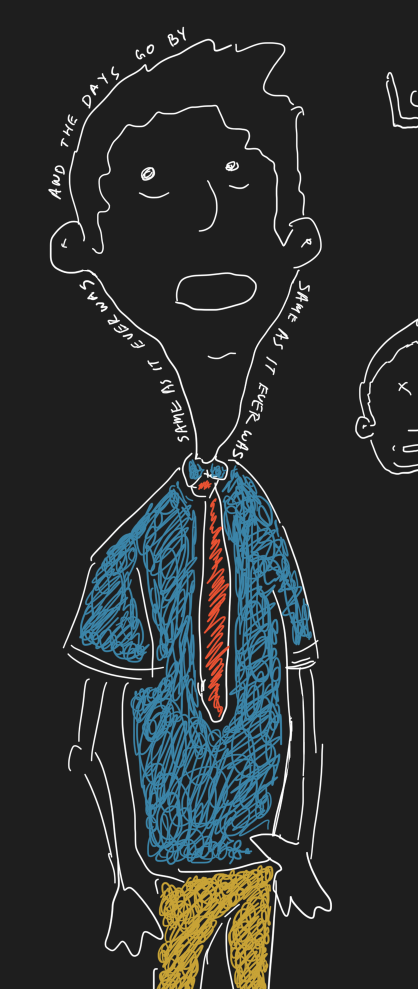
#> input picture artwork/same-as-it-ever-was/references/upper.png, 836 x 1978 px (shown at 1/2 size)
$ python trace.py references/lower.png
#> lines starting #> are read from the running program, lines starting #| are printed output that depends on the picture; after the words box and inside, x2 and y2 are one past the last pixel; in counts of white or black regions, pixels touching at a corner belong together
"""Trace the drawing into the pen strokes the page redraws.

Reads the two screenshots in references/, follows the centre of every pen line
and writes src/data/same-as-it-ever-was.json. Each stroke is named for the part
of the figure it belongs to; the names only decide the order strokes are written
in, and are not written themselves. Pass a path to also save a picture of the
strokes coloured by part.

Usage: python artwork/same-as-it-ever-was/trace.py [parts.png]
"""
import colorsys
import json
import math
import sys
from pathlib import Path

import numpy as np
from PIL import Image, ImageDraw
from scipy import ndimage
from skimage.morphology import skeletonize

HERE = Path(__file__).parent
OUT = HERE.parents[1] / 'src/data/same-as-it-ever-was.json'

# The lower screenshot continues the upper one at this offset, at the same scale.
LOWER_AT = (74, 1272)
# Other doodles on the page start right of here.
FIGURE_RIGHT = 700
PAPER = 30

# In painting order: the outline goes over the colours.
INKS = ('blue', 'yellow', 'red', 'white')
# A hand and the shorts share one traced line; cut it where the hand ends.
CUTS = [(549, 1765)]

WORDS = {
    # each test takes a stroke centre (x, y) and names the word it belongs to, in sung order
    'top': lambda x, y: 0 if y > 315 else 1 if y > 222 else 2 if x < 255 else 3 if x < 322 else 4,
    'right': lambda x, y: 0 if y < 650 else 1 if y < 707 else 2 if y < 758 else 3 if y < 853 else 4,
    'left': lambda x, y: 0 if y >= 792 else 1 if y >= 750 else 2 if y >= 707 else 3 if y >= 628 else 4,
}


# Centreline tracing ------------------------------------------------------------

N8 = [(-1, -1), (-1, 0), (-1, 1), (0, -1), (0, 1), (1, -1), (1, 0), (1, 1)]


def _edges(sk):
    pts = set(map(tuple, np.argwhere(sk)))

    def nb(p):
        return [(p[0] + dy, p[1] + dx) for dy, dx in N8 if (p[0] + dy, p[1] + dx) in pts]

    deg = {p: len(nb(p)) for p in pts}
    nodes = {p for p in pts if deg[p] != 2}
    seen = set()
    out = []
    for n in nodes:
        for q in nb(n):
            if (n, q) in seen:
                continue
            path = [n, q]
            seen.add((n, q))
            prev, cur = n, q
            while cur not in nodes:
                nxt = [r for r in nb(cur) if r != prev]
                if not nxt:
                    break
                prev, cur = cur, nxt[0]
                path.append(cur)
            seen.add((path[-1], path[-2]))
            out.append(path)
    # closed loops that touch no node
    used = set(p for path in out for p in path)
    for p in pts:
        if p in used or p in nodes:
            continue
        path = [p]
        used.add(p)
        prev, cur = None, p
        while True:
            nxt = [r for r in nb(cur) if r != prev and r not in used]
            if not nxt:
                break
            prev, cur = cur, nxt[0]
            used.add(cur)
            path.append(cur)
        path.append(p)
        out.append(path)
    return out, deg


def _length(path):
    return sum(math.dist(path[i], path[i + 1]) for i in range(len(path) - 1))


def _direction(path, at_end, span=7):
    """Unit vector pointing out of the path at one end."""
    if at_end:
        a, b = path[max(0, len(path) - 1 - span)], path[-1]
    else:
        a, b = path[min(len(path) - 1, span)], path[0]
    d = (b[0] - a[0], b[1] - a[1])
    n = math.hypot(*d) or 1
    return (d[0] / n, d[1] / n)


def _join(paths, reach=2.3, max_turn=65):
    """Greedily join paths end to end where the pen plainly carried on through a junction."""
    paths = [list(p) for p in paths]
    cos_limit = math.cos(math.radians(max_turn))
    while True:
        ends = []
        for i, p in enumerate(paths):
            if p is None or (p[0] == p[-1] and len(p) > 3):
                continue
            ends.append((p[0], i, False))
            ends.append((p[-1], i, True))
        grid = {}
        for e in ends:
            grid.setdefault((e[0][0] // 4, e[0][1] // 4), []).append(e)
        dirs = {(i, at_end): _direction(paths[i], at_end) for _, i, at_end in ends}
        cands = []
        for pt, i, at_end in ends:
            di = dirs[(i, at_end)]
            for gy in (-1, 0, 1):
                for gx in (-1, 0, 1):
                    for pt2, j, at_end2 in grid.get((pt[0] // 4 + gy, pt[1] // 4 + gx), []):
                        if j <= i or math.dist(pt, pt2) > reach:
                            continue
                        dj = dirs[(j, at_end2)]
                        straight = -(di[0] * dj[0] + di[1] * dj[1])
                        if straight > cos_limit:
                            cands.append((straight, i, at_end, j, at_end2))
        if not cands:
            break
        # one round: straightest pairs first, each path joined at most once per round
        touched = set()
        for _, i, ei, j, ej in sorted(cands, reverse=True):
            if i in touched or j in touched:
                continue
            touched.update((i, j))
            a = paths[i] if ei else paths[i][::-1]
            b = paths[j][::-1] if ej else paths[j]
            if a[-1] == b[0]:
                b = b[1:]
            paths[i] = a + b
            paths[j] = None
    return [p for p in paths if p is not None]


def _rdp(points, eps):
    if len(points) < 3:
        return points
    keep = [False] * len(points)
    keep[0] = keep[-1] = True
    stack = [(0, len(points) - 1)]
    while stack:
        s, e = stack.pop()
        ax, ay = points[s]
        bx, by = points[e]
        dx, dy = bx - ax, by - ay
        norm = math.hypot(dx, dy)
        worst, index = 0, None
        for k in range(s + 1, e):
            px, py = points[k]
            d = abs(dx * (py - ay) - dy * (px - ax)) / norm if norm else math.hypot(px - ax, py - ay)
            if d > worst:
                worst, index = d, k
        if index is not None and worst > eps:
            keep[index] = True
            stack += [(s, index), (index, e)]
    return [p for p, k in zip(points, keep) if k]


def _smooth(path):
    """Light 1-2-1 smoothing to take the pixel staircase off a skeleton path."""
    if len(path) < 4:
        return path
    inner = [((a[0] + 2 * p[0] + b[0]) / 4, (a[1] + 2 * p[1] + b[1]) / 4) for a, p, b in zip(path, path[1:], path[2:])]
    return [path[0], *inner, path[-1]]


def trace(mask, min_spur=5.0, min_len=3.0, eps=0.55, max_turn=65):
    sk = skeletonize(mask)
    dist = ndimage.distance_transform_edt(mask)
    edges, deg = _edges(sk)
    # drop skeleton spurs: short edges with a free end hanging off a junction
    kept = []
    for e in edges:
        free = deg[e[0]] == 1 or deg[e[-1]] == 1
        hangs = deg[e[0]] >= 3 or deg[e[-1]] >= 3
        if free and hangs and _length(e) < min_spur:
            continue
        kept.append(e)
    # de-duplicate edges traced from both ends
    uniq = {}
    for e in kept:
        key = (min(e[0], e[-1]), max(e[0], e[-1]), len(e))
        uniq.setdefault(key, e)
    paths = _join(list(uniq.values()), max_turn=max_turn)
    # a dot thins to one pixel with no edge; keep it as a dab
    paths += [[p, p] for p, d in deg.items() if d == 0]
    out = []
    for p in paths:
        if _length(p) < min_len and len(p) != 2:
            continue
        if len(p) == 2 and p[0] != p[1]:
            continue
        width = 2 * float(np.median([dist[y, x] for y, x in p]))
        xy = [(x + 0.5, y + 0.5) for y, x in p]
        if len(p) == 2:
            xy[1] = (xy[1][0] + 1, xy[1][1])
        xy = _smooth(_smooth(xy))
        out.append({'pts': _rdp(xy, eps), 'w': width})
    return out


# The drawing ---------------------------------------------------------------------


def composite(upper, lower):
    a = np.asarray(Image.open(upper).convert('RGB'))
    b = np.asarray(Image.open(lower).convert('RGB'))
    dx, dy = LOWER_AT
    out = np.full((dy + b.shape[0], a.shape[1], 3), PAPER, np.uint8)
    out[:a.shape[0]] = a
    out[dy:dy + b.shape[0], dx:dx + b.shape[1]] = b
    out[:, FIGURE_RIGHT:] = PAPER
    return out


def classify(img):
    f = img.astype(np.float32) / 255
    r, g, b = f[..., 0], f[..., 1], f[..., 2]
    mx, mn = f.max(axis=2), f.min(axis=2)
    sat = (mx - mn) / np.maximum(mx, 1e-6)
    colored = (sat >= 0.25) & (mx > 0.25)
    # Colours keep only the stroke core, so neighbouring scribble lines stay separate.
    return {
        'white': (sat < 0.25) & (mx > 0.3),
        'blue': colored & (b > r) & (b >= g * 0.9) & (mx > 0.48),
        'red': colored & (r > b) & (g < r * 0.6) & (mx > 0.62),
        'yellow': colored & (r > b) & (g >= r * 0.6) & (b < r * 0.5) & (mx > 0.56),
    }


def clean(mask, min_area):
    lab, n = ndimage.label(mask, structure=np.ones((3, 3)))
    area = ndimage.sum(mask, lab, range(1, n + 1))
    return np.isin(lab, [i + 1 for i, a in enumerate(area) if a >= min_area])


def under_white(mask, white, reach=4):
    """Carry a colour under the white line drawn over it, so no gap shows when the lines stray apart."""
    grown = ndimage.binary_dilation(mask, iterations=reach)
    return mask | (white & ndimage.binary_erosion(grown, iterations=reach))


def length(pts):
    return sum(math.dist(pts[i], pts[i + 1]) for i in range(len(pts) - 1))


def split_at(strokes, cut, reach=6):
    out = []
    for s in strokes:
        near = [math.dist(p, cut) for p in s['pts']]
        i = int(np.argmin(near))
        if near[i] > reach or i in (0, len(near) - 1):
            out.append(s)
            continue
        out.append({**s, 'pts': s['pts'][:i + 1]})
        out.append({**s, 'pts': s['pts'][i:]})
    return out


def part_of(pts):
    """Name the part of the figure a white stroke belongs to."""
    xs, ys = [p[0] for p in pts], [p[1] for p in pts]
    x0, x1, y0, y1 = min(xs), max(xs), min(ys), max(ys)
    cx, cy = (x0 + x1) / 2, (y0 + y1) / 2
    small = max(x1 - x0, y1 - y0) < 48 and length(pts) < 100

    def inside(ax, ay, bx, by):
        return ax <= x0 and x1 <= bx and ay <= y0 and y1 <= by

    if y0 < 900:
        if math.dist((cx, cy), (295, 347)) < 26:
            return 'eyeL'
        if math.dist((cx, cy), (463, 332)) < 26:
            return 'eyeR'
        if inside(340, 530, 525, 625):
            return 'mouth'
        if inside(395, 690, 485, 735):
            return 'chin'
        if small and inside(85, 45, 390, 405):
            return f"top{WORDS['top'](cx, cy)}"
        if small and inside(455, 550, 640, 925):
            return f"right{WORDS['right'](cx, cy)}"
        if small and inside(150, 550, 390, 895):
            return f"left{WORDS['left'](cx, cy)}"
        return 'head'
    if inside(395, 955, 472, 1455):
        return 'tie'
    if inside(150, 1350, 225, 1530):
        return 'armLU'
    if inside(130, 1480, 335, 1920) and x0 < 300:
        return 'armLF'
    if inside(590, 1330, 640, 1560):
        return 'armRU'
    if inside(590, 1480, 650, 1720) or inside(495, 1660, 670, 1840):
        return 'armRF'
    return 'body'


def sung_order(part, pts):
    """Sort key that walks a phrase the way it reads: clockwise round the head."""
    cx = sum(p[0] for p in pts) / len(pts)
    cy = sum(p[1] for p in pts) / len(pts)
    if part.startswith('top'):
        return math.atan2(cy - 420, cx - 400)
    return cy if part.startswith('right') else -cy


def main(debug_path=None):
    img = composite(HERE / 'references/upper.png', HERE / 'references/lower.png')
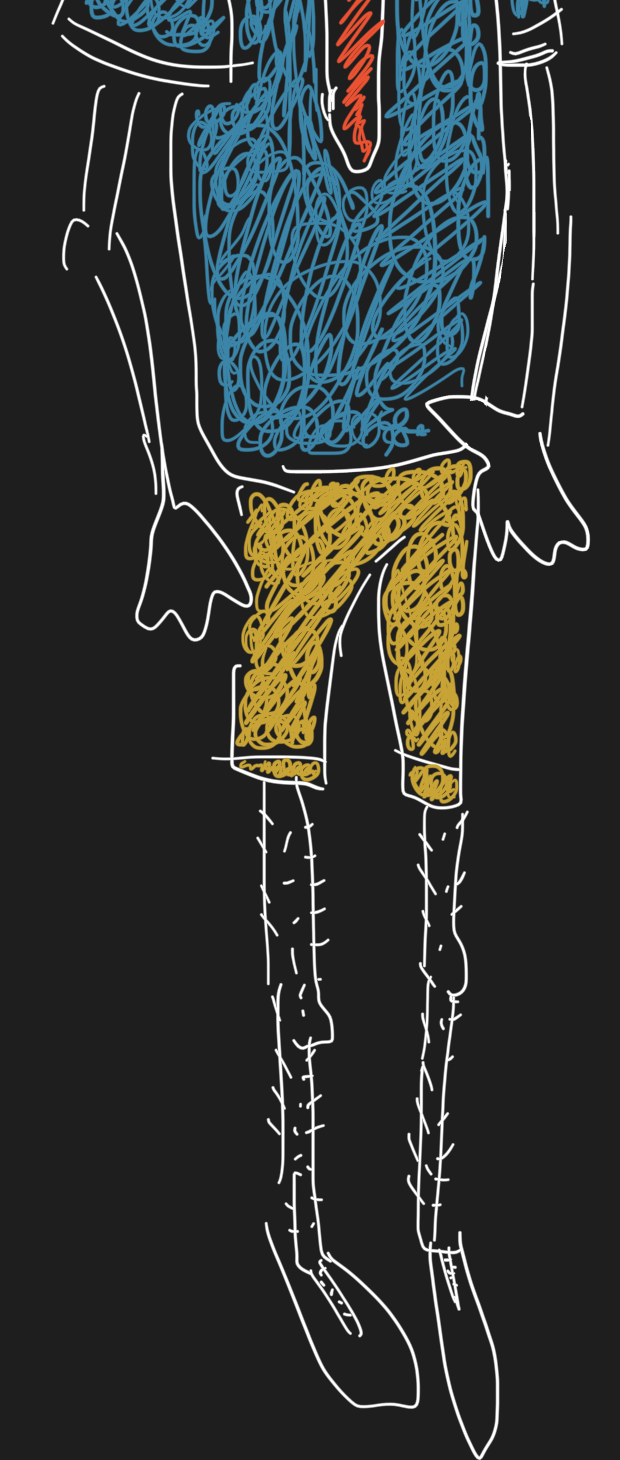
#> input picture artwork/same-as-it-ever-was/references/lower.png, 620 x 1460 px
    masks = classify(img)
#> in classify, `colored = (sat >= 0.25) & (mx > 0.25)`:
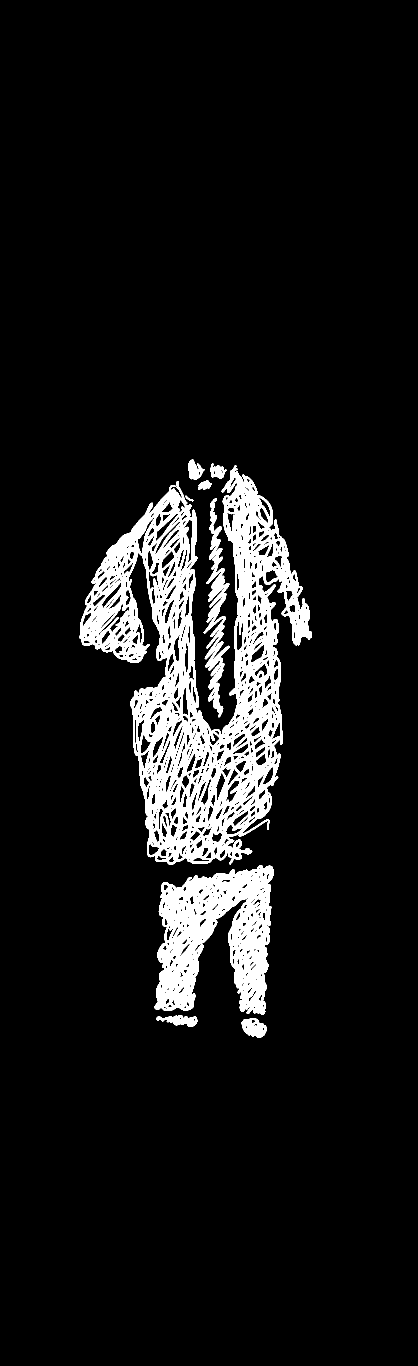
#> colored: shape (2732, 836) bool (shown at 1/2 size); 8.2% white; 9 white regions, largest, box (x1, y1, x2, y2) and area: (158, 930, 624, 1730) 133168, (309, 1730, 547, 2030) 41073, (407, 996, 459, 1435) 7752
#> masks = 4 items
    white = clean(masks['white'], 3)
#> in clean, `lab, n = ndimage.label(mask, structure=np.ones((3, 3)))`:
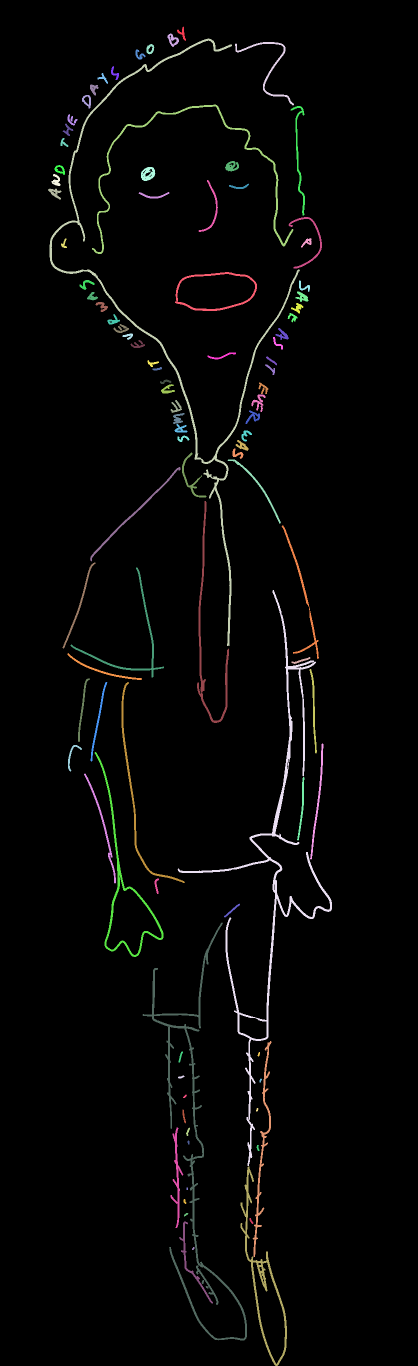
#> lab: shape (2732, 836) int32 (shown at 1/2 size); 99 distinct labels, from 0 to 98; one colour per label, 0 black
#> in clean, `lab, n = ndimage.label(mask, structure=np.ones((3, 3)))`: n = 98
#> in clean, `area = ndimage.sum(mask, lab, range(1, n + 1))`: area = 98 values, max 10925 at index 64, min 15 at index 92, mean 747.6
    strokes = []
    for s in trace(white):
#> in trace, `dist = ndimage.distance_transform_edt(mask)`:
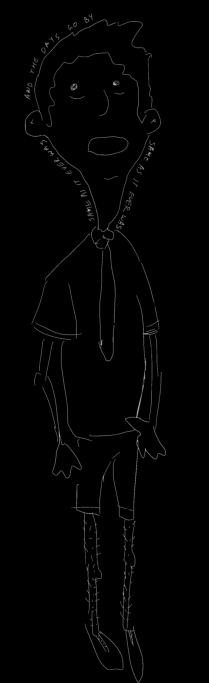
#> dist: shape (2732, 836) float64 (shown at 1/4 size); min 0, max 5.1, mean 0.0482; drawn with min black and max white
#> in _edges, `pts = set(map(tuple, np.argwhere(sk)))`: pts = 17051 items
#> in _edges, `nodes = {p for p in pts if deg[p] != 2}`: nodes = 1131 items
#> in _edges, `seen = set()`: seen = 0 items
#> in _edges, `used = set(p for path in out for p in path)`: used = 17014 items
#> in trace, `edges, deg = _edges(sk)`: edges = 1468 items; deg = 17051 items
#> in _join, `paths = [list(p) for p in paths]`: paths = 1398 items
#> in _join, `cos_limit = math.cos(math.radians(max_turn))`: cos_limit = 0.423
#> in _direction, `a, b = path[min(len(path) - 1, span)], path[0]`: a = (2159, 521); b = (2162, 520)
#> in _direction, `d = (b[0] - a[0], b[1] - a[1])`: d = (3, -1)
#> in _direction, `n = math.hypot(*d) or 1`: n = 3.16
        strokes.append({**s, 'ink': 'white'})
#> this loop made 321 passes
    for cut in CUTS:
        strokes = split_at(strokes, cut)
    for s in strokes:
        s['part'] = part_of(s['pts'])
    for ink in INKS[:-1]:
        mask = clean(masks[ink], 12)
        if ink == 'yellow':
            mask[:1700] = False
        if ink == 'red':
            mask[:, :380] = False
        for s in trace(under_white(mask, white), min_spur=4, eps=0.7, max_turn=50):
            strokes.append({**s, 'ink': ink, 'part': 'tie' if ink == 'red' else 'body'})
#> this loop made 3 passes
#> pass 1, in clean (call 2), `lab, n = ndimage.label(mask, structure=np.ones((3, 3)))`:
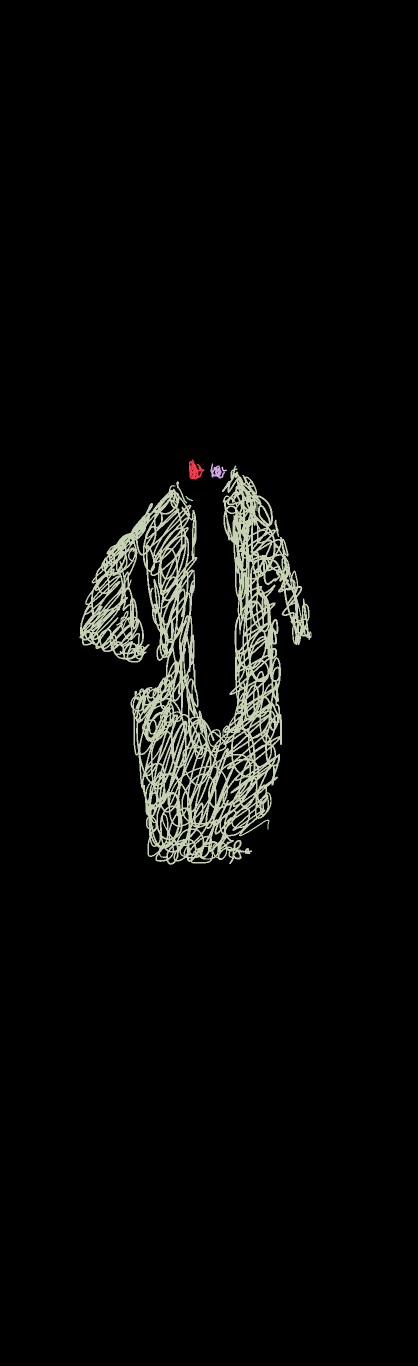
#> lab: shape (2732, 836) int32 (shown at 1/2 size); 6 distinct labels, from 0 to 5; one colour per label, 0 black
#> after the loop:
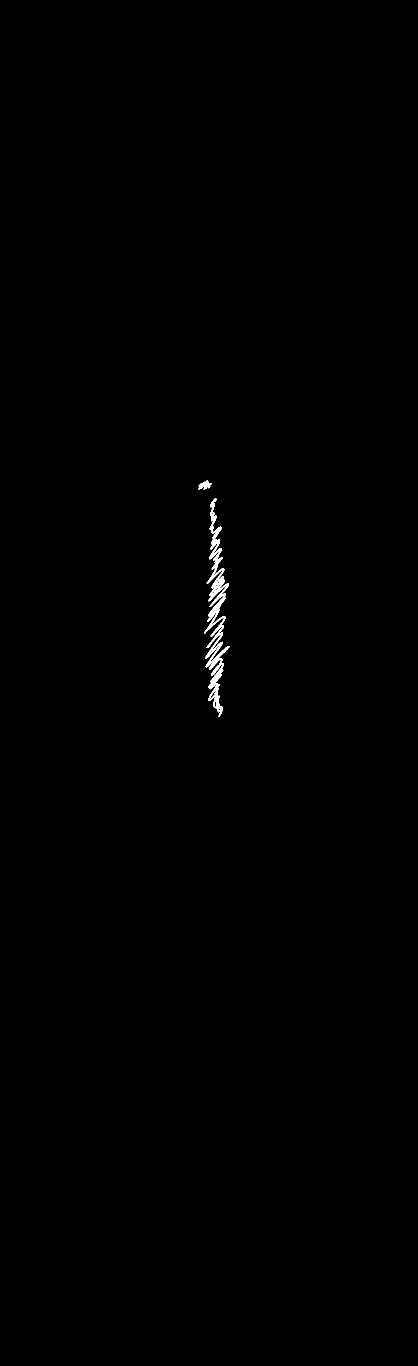
#> mask: shape (2732, 836) bool (shown at 1/2 size); 0.27% white; 2 white regions, box (x1, y1, x2, y2) and area: (408, 997, 459, 1434) 5998, (397, 961, 423, 979) 271

    lyric = lambda s: s['part'][:3] in ('top', 'rig', 'lef')
    strokes.sort(key=lambda s: (INKS.index(s['ink']), lyric(s), s['part'] if lyric(s) else '', sung_order(s['part'], s['pts']) if lyric(s) else 0))
    parts = sorted({s['part'] for s in strokes})
    rows = []
    for s in strokes:
        width = round(max(2.6, min(s['w'] - 1, 12)) * 10)
        flat = [round(v) for p in s['pts'] for v in p]
        rows.append([INKS.index(s['ink']), width, *flat])
    with open(OUT, 'w') as f:
        json.dump({'inks': INKS, 'strokes': rows}, f, separators=(',', ':'))
    points = sum((len(r) - 2) // 2 for r in rows)
    print(f'{len(rows)} strokes, {points} points -> {OUT}')
#| 4082 strokes, 15017 points -> src/data/same-as-it-ever-was.json
    for name in parts:
        print(f'  {name}: {sum(1 for s in strokes if s["part"] == name)}')
#> this loop made 26 passes
#> name on passes 1 to 8: 'armLF', 'armLU', 'armRF', 'armRU', 'body', 'chin', 'eyeL', 'eyeR'
#> (printed output is left out)

    if debug_path:
        scale = 2
        im = Image.new('RGB', (img.shape[1] * scale, img.shape[0] * scale), (20, 20, 20))
#> im: PIL image 1672x5464 RGB; every value is 20
        d = ImageDraw.Draw(im)
        for s in strokes:
            if s['ink'] != 'white':
                continue
            hue = parts.index(s['part']) * 0.618 % 1
            col = (200, 200, 200) if s['part'] == 'body' else tuple(int(c * 255) for c in colorsys.hsv_to_rgb(hue, 0.85, 1))
            d.line([(x * scale, y * scale) for x, y in s['pts']], fill=col, width=3)
        im.save(debug_path)
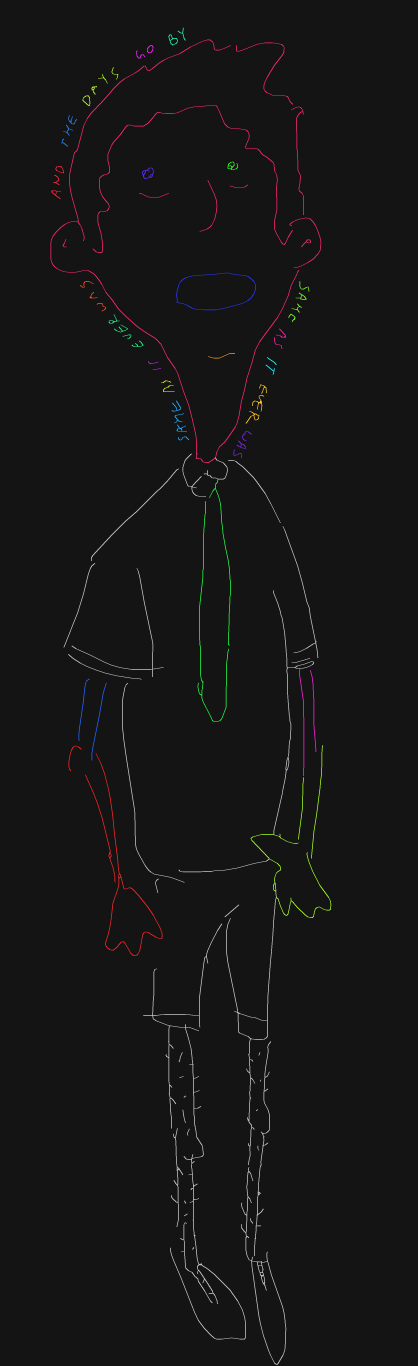
#> saved as lower.png: PIL image 1672x5464 RGB (shown at 1/4 size); mean R, G, B 21.9, 21.5, 21.5


if __name__ == '__main__':
    main(*sys.argv[1:])
